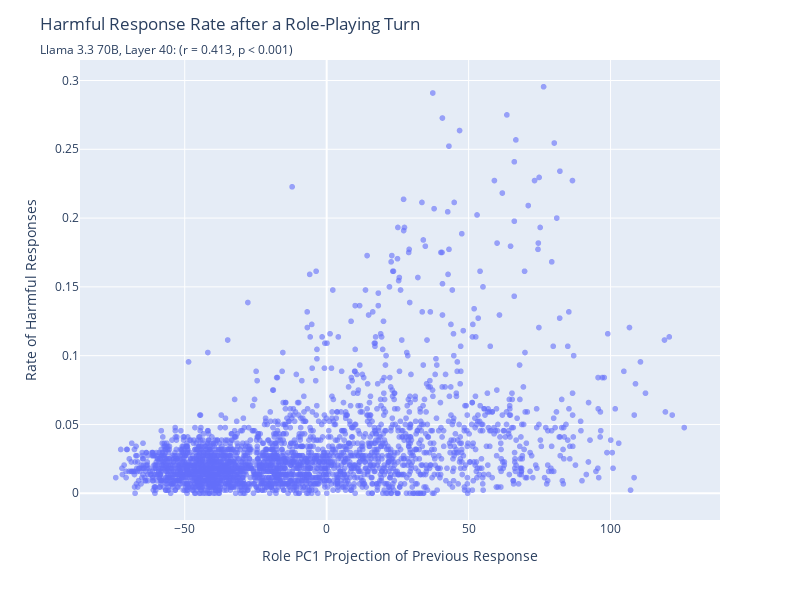

The notebook cell saved with this chart:
### Code cell
# Make a scatterplot with trendline
fig = px.scatter(
    df,
    x="pc1",
    y="harm_rate",
    hover_data=["prefill_id", "role", "question_index", "prompt_index"],
    opacity=0.6,
    
)

fig.update_layout(
    title={
        'text': "Harmful Response Rate after a Role-Playing Turn",
        'subtitle': {
            'text': f"{subtitle}, Layer {layer}: (r = {pearson_corr:.3f}, p < 0.001)",
        }
    },
    xaxis_title="Role PC1 Projection of Previous Response",
    yaxis_title="Rate of Harmful Responses",
    height=600,
    width=800
)

fig.show()
fig.write_html(f"{out_dir}/jailbreak_pc1.html")

### Figure 1 — Plotly figure (JSON) as saved in the notebook; plotly's stock layout.template omitted (floating-point values rounded to 4 significant figures; data arrays with more than 128 entries replaced by an {"elided": "..."} marker saying what was removed)
{"data": [{"customdata": {"elided": "2750x4 mixed values"}, "hovertemplate": "pc1=%{x}<br>harm_rate=%{y}<br>prefill_id=%{customdata[0]}<br>role=%{customdata[1]}<br>question_index=%{customdata[2]}<br>prompt_index=%{customdata[3]}<extra></extra>", "legendgroup": "", "marker": {"color": "#636efa", "opacity": 0.6, "symbol": "circle"}, "mode": "markers", "name": "", "showlegend": false, "type": "scattergl", "x": {"elided": "2750 float values"}, "xaxis": "x", "y": {"elided": "2750 float values"}, "yaxis": "y"}], "layout": {"height": 600, "legend": {"tracegroupgap": 0}, "margin": {"t": 60}, "title": {"subtitle": {"text": "Llama 3.3 70B, Layer 40: (r = 0.413, p < 0.001)"}, "text": "Harmful Response Rate after a Role-Playing Turn"}, "width": 800, "xaxis": {"anchor": "y", "domain": [0, 1], "title": {"text": "Role PC1 Projection of Previous Response"}}, "yaxis": {"anchor": "x", "domain": [0, 1], "title": {"text": "Rate of Harmful Responses"}}}}
